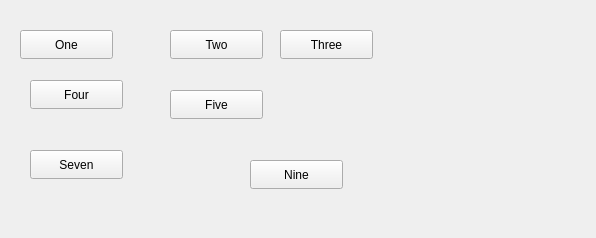
<?xml version="1.0" encoding="UTF-8"?>
<ui version="4.0">
 <class>Widget</class>
 <widget class="QWidget" name="Widget">
  <property name="geometry">
   <rect>
    <x>0</x>
    <y>0</y>
    <width>596</width>
    <height>238</height>
   </rect>
  </property>
  <property name="windowTitle">
   <string>Widget</string>
  </property>
  <widget class="QPushButton" name="button1">
   <property name="geometry">
    <rect>
     <x>20</x>
     <y>30</y>
     <width>93</width>
     <height>29</height>
    </rect>
   </property>
   <property name="text">
    <string>One</string>
   </property>
  </widget>
  <widget class="QPushButton" name="button2">
   <property name="geometry">
    <rect>
     <x>170</x>
     <y>30</y>
     <width>93</width>
     <height>29</height>
    </rect>
   </property>
   <property name="text">
    <string>Two</string>
   </property>
  </widget>
  <widget class="QPushButton" name="button3">
   <property name="geometry">
    <rect>
     <x>280</x>
     <y>30</y>
     <width>93</width>
     <height>29</height>
    </rect>
   </property>
   <property name="sizePolicy">
    <sizepolicy hsizetype="Minimum" vsizetype="Expanding">
     <horstretch>0</horstretch>
     <verstretch>0</verstretch>
    </sizepolicy>
   </property>
   <property name="text">
    <string>Three</string>
   </property>
  </widget>
  <widget class="QPushButton" name="button4">
   <property name="geometry">
    <rect>
     <x>30</x>
     <y>80</y>
     <width>93</width>
     <height>29</height>
    </rect>
   </property>
   <property name="text">
    <string>Four</string>
   </property>
  </widget>
  <widget class="QPushButton" name="button5">
   <property name="geometry">
    <rect>
     <x>170</x>
     <y>90</y>
     <width>93</width>
     <height>29</height>
    </rect>
   </property>
   <property name="text">
    <string>Five</string>
   </property>
  </widget>
  <widget class="QPushButton" name="button9">
   <property name="geometry">
    <rect>
     <x>250</x>
     <y>160</y>
     <width>93</width>
     <height>29</height>
    </rect>
   </property>
   <property name="text">
    <string>Nine</string>
   </property>
  </widget>
  <widget class="QPushButton" name="button7">
   <property name="geometry">
    <rect>
     <x>30</x>
     <y>150</y>
     <width>93</width>
     <height>29</height>
    </rect>
   </property>
   <property name="sizePolicy">
    <sizepolicy hsizetype="Expanding" vsizetype="Fixed">
     <horstretch>0</horstretch>
     <verstretch>0</verstretch>
    </sizepolicy>
   </property>
   <property name="text">
    <string>Seven</string>
   </property>
  </widget>
 </widget>
 <resources/>
 <connections/>
</ui>
